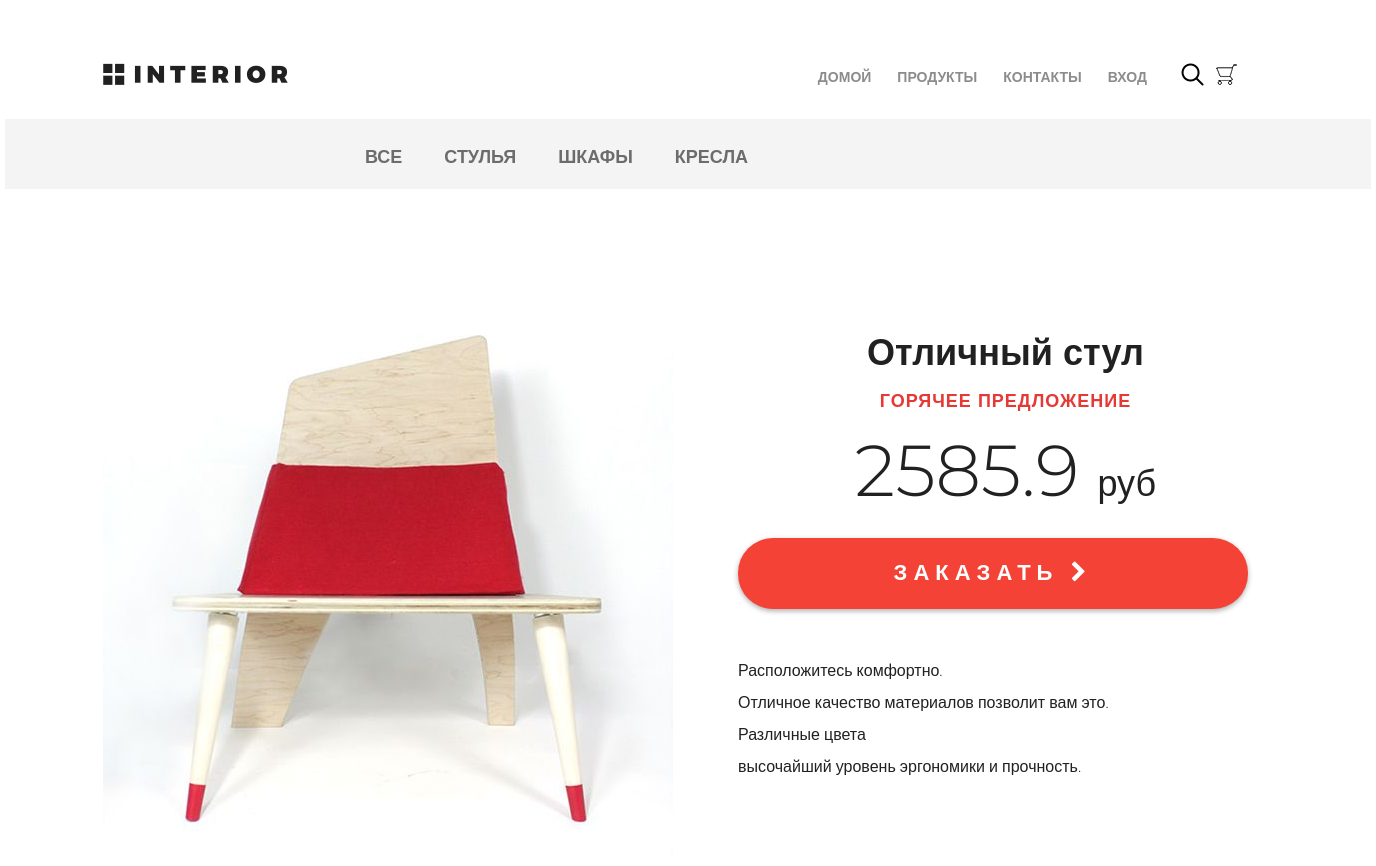
/products/ (upper part), run on an earlier commit of the app's database.
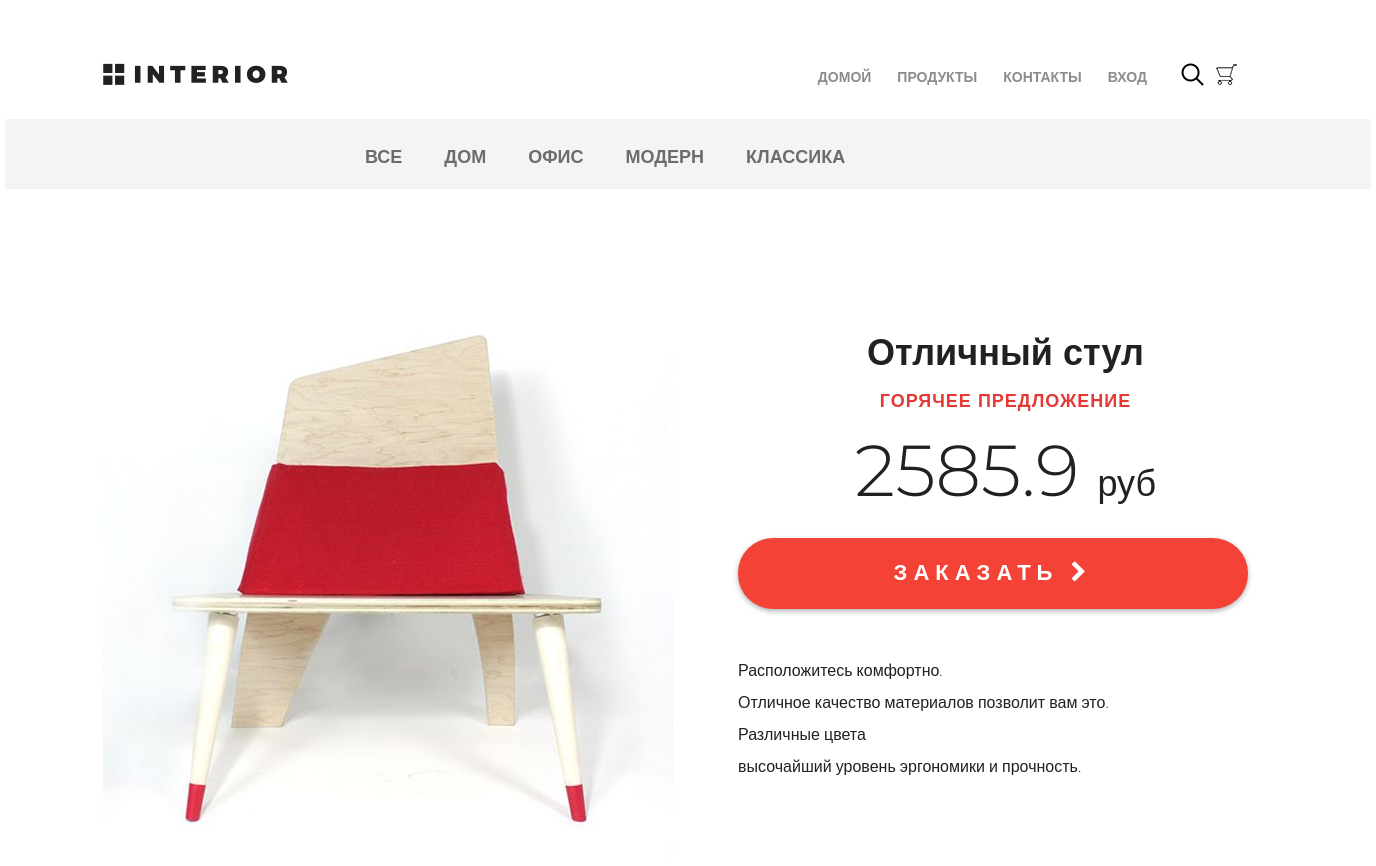
And on a later commit of the database.
### mainapp/models.py (models this page shows, shortened)
class ProductCategory(models.Model):
    name = models.CharField(max_length=64, unique=True, verbose_name='имя')
    description = models.TextField(verbose_name='описание')

### mainapp/views.py (the view)
# urls.py: path('products/', include('mainapp.urls', namespace='products')),
def products(request, pk=None):
    print(pk)
    title = 'продукты'
    links_menu = ProductCategory.objects.all()
    same_products = Product.objects.all()
    content = {
        'title': title,
        'links_menu': links_menu,
        'same_products': same_products
    }
    return render(request, 'mainapp/products.html', content)

### mainapp/templates/mainapp/products.html (shortened to what this page needs)
{% extends 'mainapp/base.html' %}
{% load static %}
{% block menu %}
<div class="hero-white">
    <div class="header clearfix">
        <a href="/" class="logo"></a>
        {% include 'mainapp/includes/inc_main_menu.html' %}
        <a href="#" class="search"></a>
        <a href="#" class="basket"></a>
    </div>
</div>
{% endblock %}
{% block content %}
<div class="details">
    <div class="links clearfix">
        {% include 'mainapp/includes/inc_categories_menu.html' %}
    </div>
    <div class="details-products">
        <div class="details-slider">
            <div class="slider-product">
                <img src="{% static 'img/slider1.jpg' %}">
            </div>
        </div>
        <div class="description">
            <h3 class="big-bold">Отличный стул</h3>
            <h3 class="red">горячее предложение</h3>
            <p class="price"> 2585.9 <span>руб</span></p>
            <a href="#" class="red-button">
                заказать <i class="fa fa-chevron-right" aria-hidden="true"></i>
            </a>
            <div class="description-text">
                <p>Расположитесь комфортно.</p>
                <p>Отличное качество материалов
                    позволит вам это.</p>
                <p>Различные цвета</p>
                <p>высочайший уровень
                    эргономики и прочность.</p>
            </div>
        </div>
    </div>
</div>
{% endblock %}

### mainapp/templates/mainapp/base.html (shortened to what this page needs)
{% load static %}
<!DOCTYPE html>
<html>
<head>
    {% block css %}
    <link rel="stylesheet" type="text/css" href="{% static 'css/style.css' %}">
    <link rel="stylesheet" href="{% static 'fonts/font-awesome/css/font-awesome.css' %}">
    {% endblock %}
</head>
<body>
<div class="container">
    {% block menu %}
    {% endblock %}
    {% block content %}
    {% endblock %}
</div>
</body>
</html>

### mainapp/templates/mainapp/includes/inc_main_menu.html
<ul class="menu">
    <li><a href="{% url 'main' %}" class={% if request.resolver_match.url_name == 'main' %} class="active"{% endif %}>домой</a></li>
    <li><a href="{% url 'products:index' %}" class={% if request.resolver_match.namespace == 'products' %} class="active"{% endif %}>продукты</a></li>
    <li><a href="{% url 'contacts' %}" class={% if request.resolver_match.url_name == 'contacts' %} class="active"{% endif %}>контакты</a></li>
    {% if user.is_authenticated %}
            <li>
               <a href="{% url 'auth:edit' %}">
               {% if user.first_name %}{{ user.first_name }}{% else %}пользователь{% endif %}
               </a>
           </li>
           <li>
               <a href="{% url 'auth:logout' %}"> Выход</a>
           </li>
    {% else %}
            <li>
               <a href="{% url 'auth:login' %}"> Вход</a>
           </li>
    {% endif %}
</ul>

### mainapp/templates/mainapp/includes/inc_categories_menu.html
<ul class="links-menu">
    <li>
        <a href="{% url 'products:category' 0 %}">
            Все
        </a>
    </li>
    {% for link in links_menu %}
        <li>
            <a href="{% url 'products:category' link.pk %}" {% if request.resolver_match.kwargs.pk|add:0 == link.pk %} class="active" {% endif %} >
                {{ link.name }}
            </a>
        </li>
    {% endfor %}
</ul>

### static/css/style.css (style rules this page uses)
* { margin: 0; padding: 0; }
body { font-family: 'Montserrat', sans-serif; }
html, body { height: 100%; }
.container { width: 1366px; margin: 0 auto; min-height: 100%; }
.logo { background-image: url(/static/img/logo.png); margin-top: 63px; width: 185px; height: 22px; float: left; }
.menu { list-style-type: none; margin-top: 67px; float: right; }
.menu li { float: left; }
.menu a { color: #8c8c8c; font-size: 14px; font-weight: 700; text-align: right; text-transform: uppercase; text-decoration: none; padding: 10px 13px; }
.search { display: block; width: 23px; height: 23px; background-image: url(/static/img/search.png); position: absolute; top: 63px; left: 1176px; }
.basket { display: block; width: 23px; height: 23px; background-image: url(/static/img/basket.png); position: absolute; top: 63px; left: 1210px; text-decoration: none; color: #555; }
.clearfix:after { content: ""; display: block; clear: both; }
.big-bold { color: #212121; font-size: 36px; font-weight: 700; text-align: left; margin-bottom: 24px; line-height: 36px; }
.red { text-transform: uppercase; color: #e53935; font-size: 18px; font-weight: 700; text-align: left; letter-spacing: 1px; line-height: 17px; margin-bottom: 22px; }
.hero-white { background-color: #fff; height: 119px; padding-left: 98px; padding-right: 211px; position: relative; }
.links { height: 70px; background-color: #f4f4f4; position: relative; padding-left: 360px; }
.links-menu { margin: 27px auto 0px; position: absolute; }
.links-menu li { float: left; list-style-type: none; padding-right: 42px; }
.links-menu li a { text-decoration: none; color: #6c6c6c; font-size: 18px; font-weight: 700; text-transform: uppercase; }
.details-products { padding-left: 98px; padding-right: 98px; margin-top: 98px; height: 651px; }
.details-slider { width: 570px; float: left; margin-right: 30px; }
.slider-product { width: 570px; height: 570px; }
.description { width: 535px; float: right; padding-left: 35px }
.description .big-bold { color: #212121; font-size: 36px; font-weight: 700; text-align: center; margin-top: 47px; margin-bottom: 0px; }
.description .red { text-transform: uppercase; color: #e53935; font-size: 18px; font-weight: 700; text-align: center; letter-spacing: 1px; line-height: 17px; margin-top: 23px; margin-bottom: 36px; }
.description .price { color: #212121; font-size: 72px; font-weight: 300; line-height: 48px; text-align: center; }
.description .price span { color: #212121; font-size: 36px; font-weight: 300; line-height: 48px; text-align: center; }
.red-button { display: block; height: 71px; width: 510px; border-radius: 35px; background-color: #f44336; text-align: center; text-transform: uppercase; text-decoration: none; color: #ffffff; font-size: 22px; font-weight: 700; line-height: 24px; box-shadow: 0px 2px 4.85px 0.15px rgba(33, 33, 33, 0.35); line-height: 70px; letter-spacing: 6px; margin-top: 31px; }
.description-text { margin-top: 50px; color: #212121; font-size: 16px; font-weight: 300; line-height: 24px; text-align: left; }
.description-text p { margin-bottom: 0.5em; }

What changed in the data, as far as the page shows it:
changed ProductCategory: name "СТУЛЬЯ" → "ДОМ"
changed ProductCategory: name "ШКАФЫ" → "ОФИС"
changed ProductCategory: name "КРЕСЛА" → "МОДЕРН"
added ProductCategory: name "КЛАССИКА"
